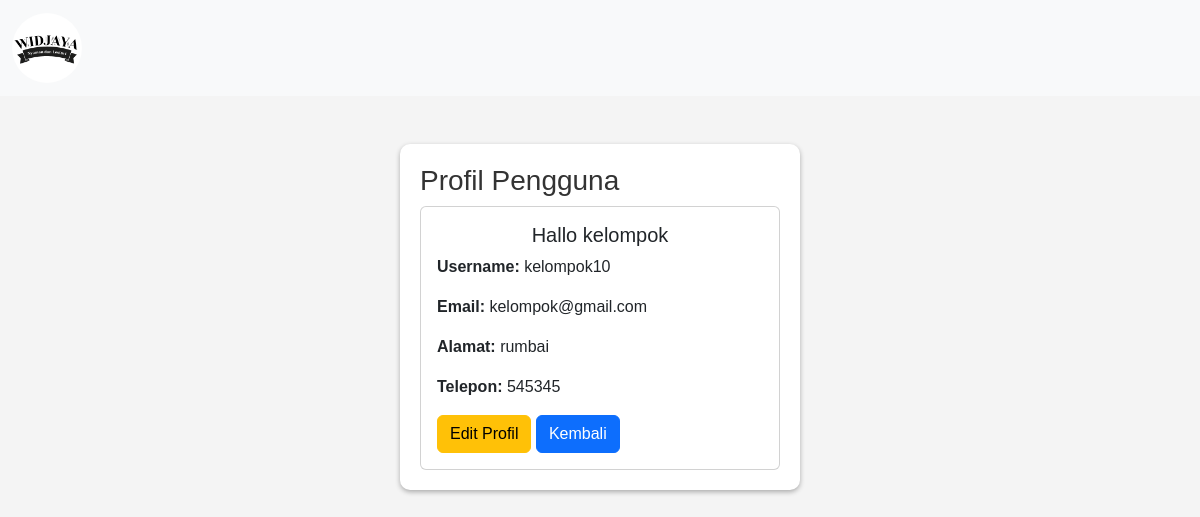
Page /user/profil.php (signed in) on the committed database.
### tables this page shows
CREATE TABLE `tamu` (
  `idtamu` int NOT NULL,
  `username` varchar(50) NOT NULL,
  `email` varchar(50) NOT NULL,
  `nama` varchar(100) NOT NULL,
  `alamat` varchar(150) NOT NULL,
  `telepon` varchar(15) NOT NULL,
  `password` varchar(255) DEFAULT NULL,
  `is_deleted` tinyint(1) DEFAULT '0'
);

### user/profil.php (the view, shortened to what this page needs)
<?php
require_once "../fungsi/koneksi.php";
$ambil = $_SESSION['user'];
$sql = $pdo->query("SELECT * FROM tamu WHERE idtamu='$ambil'");
$data = $sql->fetch();
$username = $data['username'];
$email = $data['email'];
$alamat = $data['alamat'];
$telepon = $data['telepon'];
$nama = $data['nama'];
?>
<!DOCTYPE html>
<html lang="en">
<head>
    <link href="https://cdn.jsdelivr.net/npm/bootstrap@5.3.3/dist/css/bootstrap.min.css" rel="stylesheet">
    <link rel="stylesheet" href="../css/styling.css">
</head>
<body>
    <nav class="navbar navbar-expand-lg bg-body-tertiary">
        <div class="container-fluid">
            <a class="navbar-brand" href="profil.php">
                <center>
                    <img src="../Gambar/logo.png"
                         alt="Foto Profil"
                         style="width: 70px; height: 70px; object-fit: cover; border-radius: 50%;">
                </center>
            </a>
        </div>
    </nav>
    <div class="container mt-5">
        <h3>Profil Pengguna</h3>
        <div class="card">
            <div class="card-body">
                <center><h5 class="card-title">Hallo <?= htmlspecialchars($nama) ?></h5></center>
                <p class="card-text"><strong>Username:</strong> <?= htmlspecialchars($username) ?></p>
                <p class="card-text"><strong>Email:</strong> <?= htmlspecialchars($email) ?></p>
                <p class="card-text"><strong>Alamat:</strong> <?= htmlspecialchars($alamat) ?></p>
                <p class="card-text"><strong>Telepon:</strong> <?= htmlspecialchars($telepon) ?></p>
                <a href="edit-profil.php" class="btn btn-warning">Edit Profil</a>
                <a href="index.php" class="btn btn-primary">Kembali</a>
            </div>
        </div>
    </div>
</body>
</html>

### css/styling.css (style rules this page uses)
body { margin: 0; font-family: Arial, sans-serif; color: #333; }
body { font-family: Arial, sans-serif; background-color: #f4f4f4; margin: 0; padding: 0; }
.container { width: 100%; max-width: 400px; margin: 50px auto; background: white; padding: 20px; box-shadow: 0 2px 5px rgba(0, 0, 0, 0.3); border-radius: 10px; }

### rows in the picture
tamu: nama "kelompok", username "kelompok10", email "kelompok@gmail.com", alamat "rumbai", telepon "545345"
